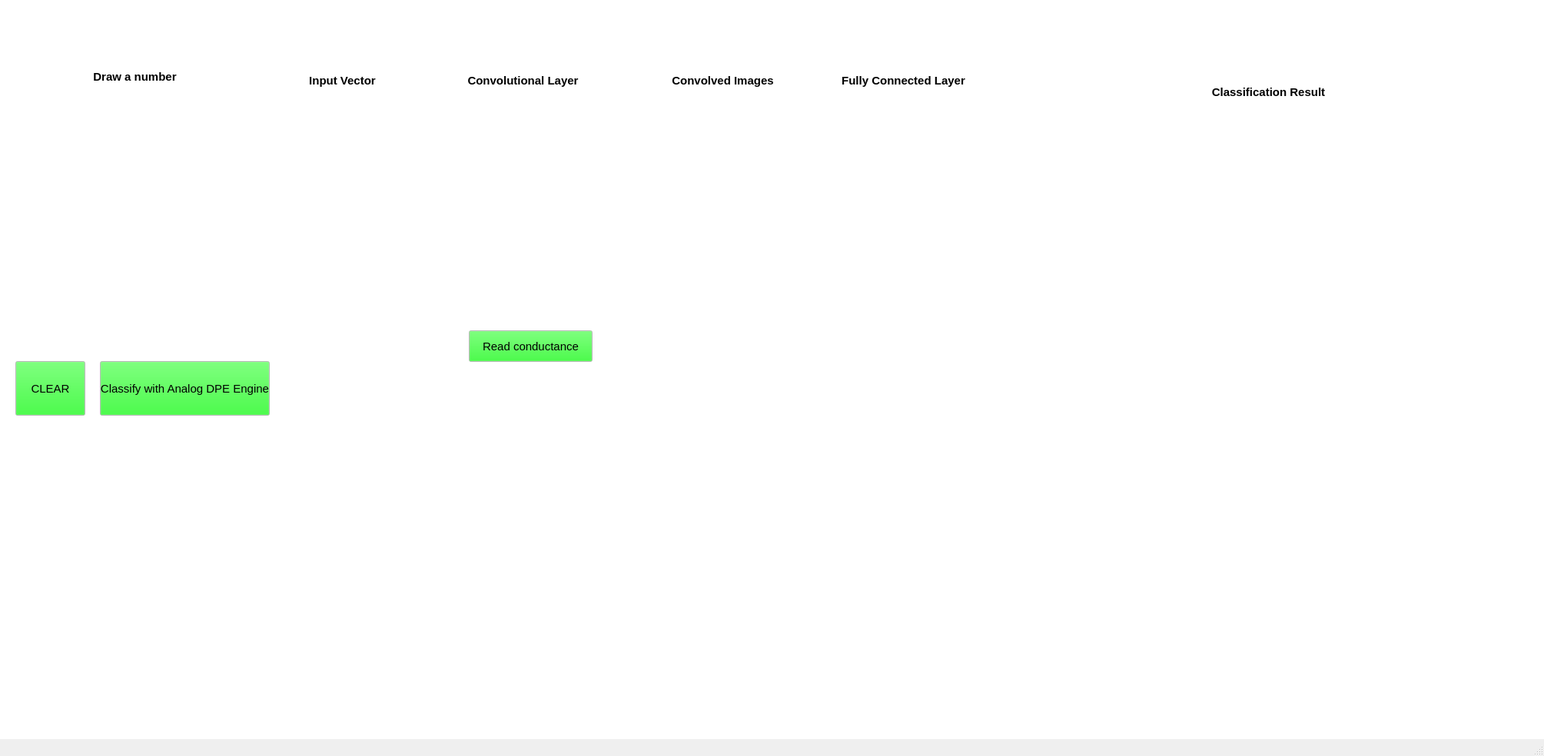
<?xml version="1.0" encoding="UTF-8"?>
<ui version="4.0">
 <class>MainWindow</class>
 <widget class="QMainWindow" name="MainWindow">
  <property name="geometry">
   <rect>
    <x>0</x>
    <y>0</y>
    <width>2009</width>
    <height>984</height>
   </rect>
  </property>
  <property name="windowTitle">
   <string>DPE Demo for Handwritting Digits Recognition</string>
  </property>
  <property name="documentMode">
   <bool>false</bool>
  </property>
  <widget class="QWidget" name="centralwidget">
   <property name="palette">
    <palette>
     <active>
      <colorrole role="Button">
       <brush brushstyle="SolidPattern">
        <color alpha="255">
         <red>0</red>
         <green>255</green>
         <blue>0</blue>
        </color>
       </brush>
      </colorrole>
      <colorrole role="Base">
       <brush brushstyle="SolidPattern">
        <color alpha="255">
         <red>255</red>
         <green>255</green>
         <blue>255</blue>
        </color>
       </brush>
      </colorrole>
      <colorrole role="Window">
       <brush brushstyle="SolidPattern">
        <color alpha="255">
         <red>255</red>
         <green>255</green>
         <blue>255</blue>
        </color>
       </brush>
      </colorrole>
     </active>
     <inactive>
      <colorrole role="Button">
       <brush brushstyle="SolidPattern">
        <color alpha="255">
         <red>0</red>
         <green>255</green>
         <blue>0</blue>
        </color>
       </brush>
      </colorrole>
      <colorrole role="Base">
       <brush brushstyle="SolidPattern">
        <color alpha="255">
         <red>255</red>
         <green>255</green>
         <blue>255</blue>
        </color>
       </brush>
      </colorrole>
      <colorrole role="Window">
       <brush brushstyle="SolidPattern">
        <color alpha="255">
         <red>255</red>
         <green>255</green>
         <blue>255</blue>
        </color>
       </brush>
      </colorrole>
     </inactive>
     <disabled>
      <colorrole role="Button">
       <brush brushstyle="SolidPattern">
        <color alpha="255">
         <red>0</red>
         <green>255</green>
         <blue>0</blue>
        </color>
       </brush>
      </colorrole>
      <colorrole role="Base">
       <brush brushstyle="SolidPattern">
        <color alpha="255">
         <red>255</red>
         <green>255</green>
         <blue>255</blue>
        </color>
       </brush>
      </colorrole>
      <colorrole role="Window">
       <brush brushstyle="SolidPattern">
        <color alpha="255">
         <red>255</red>
         <green>255</green>
         <blue>255</blue>
        </color>
       </brush>
      </colorrole>
     </disabled>
    </palette>
   </property>
   <property name="autoFillBackground">
    <bool>true</bool>
   </property>
   <widget class="QWidget" name="drawing_digit" native="true">
    <property name="geometry">
     <rect>
      <x>30</x>
      <y>130</y>
      <width>291</width>
      <height>291</height>
     </rect>
    </property>
   </widget>
   <widget class="QWidget" name="mpl_conv_in" native="true">
    <property name="geometry">
     <rect>
      <x>380</x>
      <y>120</y>
      <width>141</width>
      <height>341</height>
     </rect>
    </property>
   </widget>
   <widget class="QWidget" name="mpl_conv_weight" native="true">
    <property name="geometry">
     <rect>
      <x>590</x>
      <y>120</y>
      <width>191</width>
      <height>301</height>
     </rect>
    </property>
   </widget>
   <widget class="QWidget" name="mpl_conv_out" native="true">
    <property name="geometry">
     <rect>
      <x>860</x>
      <y>120</y>
      <width>161</width>
      <height>301</height>
     </rect>
    </property>
   </widget>
   <widget class="QWidget" name="mpl_fc_weight" native="true">
    <property name="geometry">
     <rect>
      <x>1080</x>
      <y>120</y>
      <width>191</width>
      <height>381</height>
     </rect>
    </property>
   </widget>
   <widget class="QWidget" name="mpl_fc_out" native="true">
    <property name="geometry">
     <rect>
      <x>1340</x>
      <y>140</y>
      <width>621</width>
      <height>311</height>
     </rect>
    </property>
   </widget>
   <widget class="QLabel" name="label">
    <property name="geometry">
     <rect>
      <x>110</x>
      <y>90</y>
      <width>131</width>
      <height>21</height>
     </rect>
    </property>
    <property name="text">
     <string>&lt;html&gt;&lt;head/&gt;&lt;body&gt;&lt;p align=&quot;center&quot;&gt;&lt;span style=&quot; font-size:11pt; font-weight:600;&quot;&gt;Draw a number&lt;/span&gt;&lt;/p&gt;&lt;/body&gt;&lt;/html&gt;</string>
    </property>
   </widget>
   <widget class="QLabel" name="label_2">
    <property name="geometry">
     <rect>
      <x>390</x>
      <y>90</y>
      <width>111</width>
      <height>31</height>
     </rect>
    </property>
    <property name="text">
     <string>&lt;html&gt;&lt;head/&gt;&lt;body&gt;&lt;p align=&quot;center&quot;&gt;&lt;span style=&quot; font-size:11pt; font-weight:600;&quot;&gt;Input Vector&lt;/span&gt;&lt;/p&gt;&lt;/body&gt;&lt;/html&gt;</string>
    </property>
   </widget>
   <widget class="QLabel" name="label_4">
    <property name="geometry">
     <rect>
      <x>860</x>
      <y>90</y>
      <width>161</width>
      <height>31</height>
     </rect>
    </property>
    <property name="text">
     <string>&lt;html&gt;&lt;head/&gt;&lt;body&gt;&lt;p align=&quot;center&quot;&gt;&lt;span style=&quot; font-size:11pt; font-weight:600;&quot;&gt;Convolved Images&lt;/span&gt;&lt;/p&gt;&lt;/body&gt;&lt;/html&gt;</string>
    </property>
   </widget>
   <widget class="QLabel" name="label_5">
    <property name="geometry">
     <rect>
      <x>1090</x>
      <y>90</y>
      <width>171</width>
      <height>31</height>
     </rect>
    </property>
    <property name="text">
     <string>&lt;html&gt;&lt;head/&gt;&lt;body&gt;&lt;p align=&quot;center&quot;&gt;&lt;span style=&quot; font-size:11pt; font-weight:600;&quot;&gt;Fully Connected Layer&lt;/span&gt;&lt;/p&gt;&lt;/body&gt;&lt;/html&gt;</string>
    </property>
   </widget>
   <widget class="QLabel" name="label_6">
    <property name="geometry">
     <rect>
      <x>1550</x>
      <y>110</y>
      <width>201</width>
      <height>21</height>
     </rect>
    </property>
    <property name="text">
     <string>&lt;html&gt;&lt;head/&gt;&lt;body&gt;&lt;p align=&quot;center&quot;&gt;&lt;span style=&quot; font-size:11pt; font-weight:600;&quot;&gt;Classification Result&lt;/span&gt;&lt;/p&gt;&lt;/body&gt;&lt;/html&gt;</string>
    </property>
   </widget>
   <widget class="QLabel" name="label_3">
    <property name="geometry">
     <rect>
      <x>590</x>
      <y>90</y>
      <width>181</width>
      <height>31</height>
     </rect>
    </property>
    <property name="text">
     <string>&lt;html&gt;&lt;head/&gt;&lt;body&gt;&lt;p align=&quot;center&quot;&gt;&lt;span style=&quot; font-size:11pt; font-weight:600;&quot;&gt;Convolutional Layer&lt;/span&gt;&lt;/p&gt;&lt;/body&gt;&lt;/html&gt;</string>
    </property>
   </widget>
   <widget class="QPushButton" name="btn_read">
    <property name="geometry">
     <rect>
      <x>610</x>
      <y>430</y>
      <width>161</width>
      <height>41</height>
     </rect>
    </property>
    <property name="font">
     <font>
      <pointsize>11</pointsize>
     </font>
    </property>
    <property name="text">
     <string>Read conductance</string>
    </property>
   </widget>
   <widget class="QPushButton" name="btn_clear">
    <property name="geometry">
     <rect>
      <x>20</x>
      <y>470</y>
      <width>91</width>
      <height>71</height>
     </rect>
    </property>
    <property name="font">
     <font>
      <pointsize>11</pointsize>
     </font>
    </property>
    <property name="text">
     <string>CLEAR</string>
    </property>
   </widget>
   <widget class="QPushButton" name="btn_classify">
    <property name="geometry">
     <rect>
      <x>130</x>
      <y>470</y>
      <width>221</width>
      <height>71</height>
     </rect>
    </property>
    <property name="font">
     <font>
      <pointsize>11</pointsize>
     </font>
    </property>
    <property name="autoFillBackground">
     <bool>false</bool>
    </property>
    <property name="text">
     <string>Classify with Analog DPE Engine</string>
    </property>
    <property name="checkable">
     <bool>false</bool>
    </property>
   </widget>
   <widget class="QWidget" name="mpl_digit" native="true">
    <property name="geometry">
     <rect>
      <x>30</x>
      <y>570</y>
      <width>291</width>
      <height>291</height>
     </rect>
    </property>
   </widget>
   <widget class="QLabel" name="label_7">
    <property name="geometry">
     <rect>
      <x>320</x>
      <y>260</y>
      <width>61</width>
      <height>41</height>
     </rect>
    </property>
    <property name="minimumSize">
     <size>
      <width>59</width>
      <height>37</height>
     </size>
    </property>
    <property name="text">
     <string>&lt;html&gt;&lt;head/&gt;&lt;body&gt;&lt;p&gt;&lt;img src=&quot;:/Arrow/Arrow.jpg&quot;/&gt;&lt;/p&gt;&lt;/body&gt;&lt;/html&gt;</string>
    </property>
   </widget>
   <widget class="QLabel" name="label_8">
    <property name="geometry">
     <rect>
      <x>530</x>
      <y>260</y>
      <width>61</width>
      <height>41</height>
     </rect>
    </property>
    <property name="minimumSize">
     <size>
      <width>59</width>
      <height>37</height>
     </size>
    </property>
    <property name="text">
     <string>&lt;html&gt;&lt;head/&gt;&lt;body&gt;&lt;p&gt;&lt;img src=&quot;:/Arrow/Arrow.jpg&quot;/&gt;&lt;/p&gt;&lt;/body&gt;&lt;/html&gt;</string>
    </property>
   </widget>
   <widget class="QLabel" name="label_9">
    <property name="geometry">
     <rect>
      <x>790</x>
      <y>260</y>
      <width>61</width>
      <height>41</height>
     </rect>
    </property>
    <property name="minimumSize">
     <size>
      <width>59</width>
      <height>37</height>
     </size>
    </property>
    <property name="text">
     <string>&lt;html&gt;&lt;head/&gt;&lt;body&gt;&lt;p&gt;&lt;img src=&quot;:/Arrow/Arrow.jpg&quot;/&gt;&lt;/p&gt;&lt;/body&gt;&lt;/html&gt;</string>
    </property>
   </widget>
   <widget class="QLabel" name="label_10">
    <property name="geometry">
     <rect>
      <x>1020</x>
      <y>260</y>
      <width>61</width>
      <height>41</height>
     </rect>
    </property>
    <property name="minimumSize">
     <size>
      <width>59</width>
      <height>37</height>
     </size>
    </property>
    <property name="text">
     <string>&lt;html&gt;&lt;head/&gt;&lt;body&gt;&lt;p&gt;&lt;img src=&quot;:/Arrow/Arrow.jpg&quot;/&gt;&lt;/p&gt;&lt;/body&gt;&lt;/html&gt;</string>
    </property>
   </widget>
   <widget class="QLabel" name="label_11">
    <property name="geometry">
     <rect>
      <x>1280</x>
      <y>260</y>
      <width>61</width>
      <height>41</height>
     </rect>
    </property>
    <property name="minimumSize">
     <size>
      <width>59</width>
      <height>37</height>
     </size>
    </property>
    <property name="text">
     <string>&lt;html&gt;&lt;head/&gt;&lt;body&gt;&lt;p&gt;&lt;img src=&quot;:/Arrow/Arrow.jpg&quot;/&gt;&lt;/p&gt;&lt;/body&gt;&lt;/html&gt;</string>
    </property>
   </widget>
   <widget class="QLabel" name="label_12">
    <property name="geometry">
     <rect>
      <x>360</x>
      <y>500</y>
      <width>1061</width>
      <height>441</height>
     </rect>
    </property>
    <property name="minimumSize">
     <size>
      <width>846</width>
      <height>313</height>
     </size>
    </property>
    <property name="text">
     <string>&lt;html&gt;&lt;head/&gt;&lt;body&gt;&lt;p&gt;&lt;img src=&quot;:/CNN/CNN-01.jpg&quot;/&gt;&lt;/p&gt;&lt;/body&gt;&lt;/html&gt;</string>
    </property>
   </widget>
   <widget class="QLabel" name="label_result">
    <property name="geometry">
     <rect>
      <x>1470</x>
      <y>470</y>
      <width>341</width>
      <height>101</height>
     </rect>
    </property>
    <property name="minimumSize">
     <size>
      <width>340</width>
      <height>100</height>
     </size>
    </property>
    <property name="font">
     <font>
      <pointsize>18</pointsize>
      <weight>75</weight>
      <bold>true</bold>
     </font>
    </property>
    <property name="text">
     <string/>
    </property>
    <property name="alignment">
     <set>Qt::AlignCenter</set>
    </property>
   </widget>
  </widget>
  <widget class="QStatusBar" name="statusbar"/>
 </widget>
 <resources>
  <include location="Arrow.qrc"/>
 </resources>
 <connections/>
</ui>
